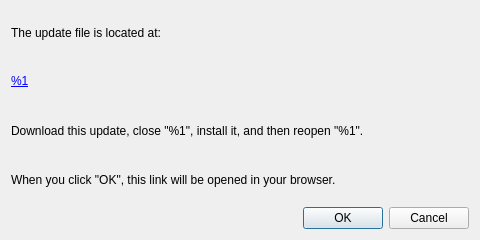
<?xml version="1.0" encoding="UTF-8"?>
<ui version="4.0">
 <class>FvUpdateConfirmDialog</class>
 <widget class="QDialog" name="FvUpdateConfirmDialog">
  <property name="geometry">
   <rect>
    <x>0</x>
    <y>0</y>
    <width>480</width>
    <height>240</height>
   </rect>
  </property>
  <property name="windowTitle">
   <string>Software Update</string>
  </property>
  <layout class="QVBoxLayout" name="verticalLayout">
   <item>
    <widget class="QLabel" name="updateFileIsLocatedLabel">
     <property name="text">
      <string>The update file is located at:</string>
     </property>
    </widget>
   </item>
   <item>
    <widget class="QLabel" name="updateFileLinkLabel">
     <property name="text">
      <string>&lt;a href=&quot;%1&quot;&gt;%1&lt;/a&gt;</string>
     </property>
     <property name="openExternalLinks">
      <bool>true</bool>
     </property>
     <property name="textInteractionFlags">
      <set>Qt::TextBrowserInteraction</set>
     </property>
    </widget>
   </item>
   <item>
    <widget class="QLabel" name="downloadThisUpdateLabel">
     <property name="text">
      <string>Download this update, close &quot;%1&quot;, install it, and then reopen &quot;%1&quot;.</string>
     </property>
    </widget>
   </item>
   <item>
    <widget class="QLabel" name="whenYouClickOkLabel">
     <property name="text">
      <string>When you click &quot;OK&quot;, this link will be opened in your browser.</string>
     </property>
    </widget>
   </item>
   <item>
    <widget class="QDialogButtonBox" name="confirmButtonBox">
     <property name="orientation">
      <enum>Qt::Horizontal</enum>
     </property>
     <property name="standardButtons">
      <set>QDialogButtonBox::Cancel|QDialogButtonBox::Ok</set>
     </property>
    </widget>
   </item>
  </layout>
 </widget>
 <resources/>
 <connections/>
</ui>
